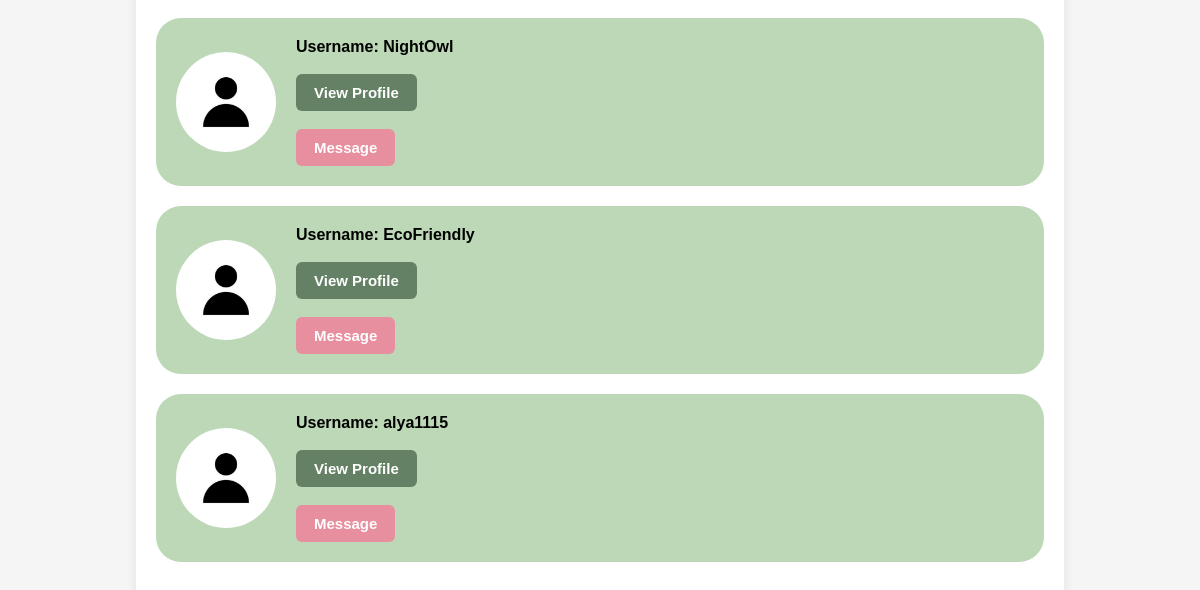
Before: /profile/users (signed in, lower part) with the older database file.
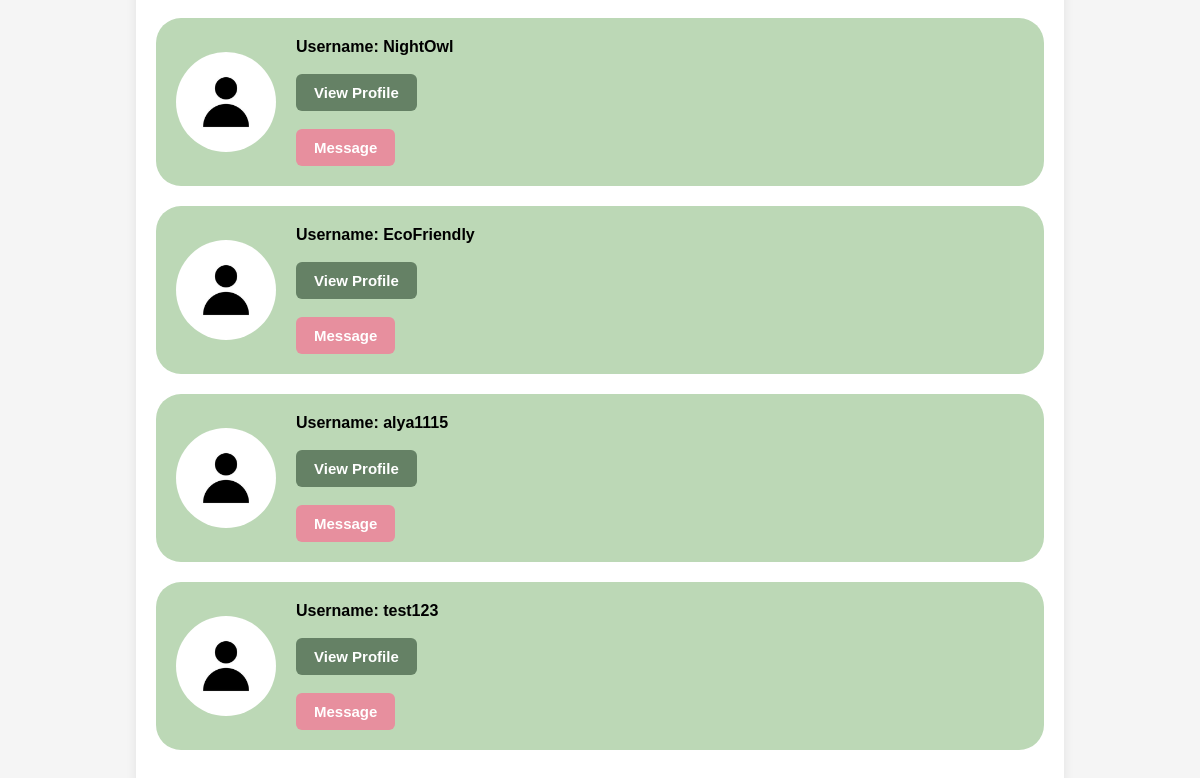
After: the same page with the newer database file.
### models/user.py (models this page shows, shortened)
class User(db.Model, UserMixin):
    id = db.Column(db.Integer, primary_key=True)
    username = db.Column(db.String(80), nullable=False, unique=True)
    email = db.Column(db.String(120), nullable=False, unique=True)
    password_hash = db.Column(db.String(200), nullable=False)
    bio = db.Column(db.Text, default="")
    profile_pic = db.Column(db.String(200), default="default.jpg")
    role = db.Column(db.String(50), default='user')
    status = db.Column(db.String(50), default='active')
    sent_messages = db.relationship(
    'ChatMessage',
    foreign_keys='ChatMessage.sender_id',
    back_populates='sender'
)
    received_messages = db.relationship(
        'ChatMessage',
        foreign_keys='ChatMessage.receiver_id',
        back_populates='receiver'
    )

### blueprints/users.py (the view)
@users.route('/users')
@login_required
def user_list():
    users = User.query.filter(User.id != current_user.id).all()
    return render_template('users.html', users=users)

### templates/users.html
{% extends 'base.html' %}
{% block body %}
<div class="container-a">
    <div class="wrapper">
            <h2>Users</h2><br>
        {% for user in users %}
            {% if user.email !='admin@gmail.com' %}
            <div class="user-wrapper">
                <img src="{{ url_for('static', filename='profile_pics/' + user.profile_pic) }}" class="list-pfp">
                <div class="list-data">
                    <strong>Username: {{ user.username }}</strong><br><br>
                    <a href="{{ url_for('user.profile', user_id=user.id) }}" class="submit-btn">
                        View Profile
                    </a><br><br>
                    <a href="{{ url_for('messages.chat', user_id=user.id) }}"
                        class="btn1">Message
                    </a>
                </div>
            </div>
            {% endif %}
        {% endfor %}
    </div>
</div>
{% endblock %}

### templates/base.html (shortened to what this page needs)
<!DOCTYPE html>
<html>
<head>
    <link rel="stylesheet" href="{{ url_for('static', filename='css/main.css') }}">
    <link rel="stylesheet" href="{{ url_for('static', filename='css/auth.css') }}">
    <link rel="stylesheet" href="{{ url_for('static', filename='css/account.css') }}">
    <link rel="stylesheet" href="{{ url_for('static', filename='css/message.css') }}">
    <link rel="stylesheet" href="{{ url_for('static', filename='css/notifications.css') }}">
    <link rel="stylesheet" href="{{ url_for('static', filename='css/base.css') }}">
    <link rel="stylesheet" href="{{ url_for('static', filename='css/marketplace.css') }}">
    <link rel="stylesheet" href="{{ url_for('static', filename='css/itemdetail.css') }}">
</head>
<body>
{% block body %}{% endblock %}
</body>
</html>

### static/css/main.css (style rules this page uses)
body { margin: 0; padding: 0; box-sizing: border-box; height: 100vh; flex-direction: column; position: relative; font-family: Arial, sans-serif; background-color: #ffffff; }
* { margin: 0; padding: 0; box-sizing: border-box; }
.container-a { margin: 20px; }
.wrapper { max-width: 80%; margin-left: auto; margin-right: auto; padding: 20px; background: #ffffff; border-radius: 12px; box-shadow: 0 4px 12px rgba(0, 0, 0, 0.08); }

### static/css/account.css (style rules this page uses)
img { width: 200px; height: 200px; border-radius: 50%; display: block; margin-left: auto; }
.btn1 { padding: 10px 18px; background-color: rgb(231, 143, 158); color: white; border-radius: 6px; font-weight: bold; text-decoration: none; transition: background-color 0.2s ease, transform 0.15s ease; border: none; cursor: pointer; display: inline-block; font-size: 15px; }
.submit-btn { padding: 10px 18px; background-color: rgb(101, 129, 101); color: white; border-radius: 6px; font-weight: bold; text-decoration: none; transition: background-color 0.2s ease, transform 0.15s ease; border: none; cursor: pointer; display: inline-block; font-size: 15px; }
.user-wrapper { display: flex; align-items: center; border-radius: 25px; background-color: rgb(188, 216, 182); padding: 20px; gap: 20px; text-align: left; margin: 0 0 20px 0; }
.list-pfp { width: 100px; height: 100px; border-radius: 50%; object-fit: cover; flex-shrink: 0; margin-left: 0; }
.list-data { text-align: left; }

### static/css/base.css (style rules this page uses)
body { font-family: Arial, sans-serif; background-color: #f5f6f8; margin: 0; padding: 0; }
a { text-decoration: none; color: #2c7be5; }

### static/css/itemdetail.css (style rules this page uses)
body { font-family: Arial, sans-serif; background-color: #f5f5f5; margin: 0; }

Changed rows visible on the page:
added User: profile_pic (placeholder picture), username "test123"
